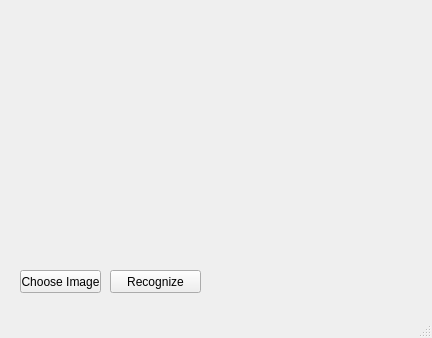
<?xml version="1.0" encoding="UTF-8"?>
<ui version="4.0">
 <class>MainWindow</class>
 <widget class="QMainWindow" name="MainWindow">
  <property name="geometry">
   <rect>
    <x>0</x>
    <y>0</y>
    <width>432</width>
    <height>338</height>
   </rect>
  </property>
  <property name="windowTitle">
   <string>MainWindow</string>
  </property>
  <widget class="QWidget" name="centralwidget">
   <widget class="QLabel" name="Image">
    <property name="geometry">
     <rect>
      <x>10</x>
      <y>10</y>
      <width>411</width>
      <height>251</height>
     </rect>
    </property>
    <property name="text">
     <string/>
    </property>
    <property name="scaledContents">
     <bool>true</bool>
    </property>
   </widget>
   <widget class="QPushButton" name="pushButton">
    <property name="geometry">
     <rect>
      <x>20</x>
      <y>270</y>
      <width>81</width>
      <height>23</height>
     </rect>
    </property>
    <property name="text">
     <string>Choose Image</string>
    </property>
   </widget>
   <widget class="QPushButton" name="pushButton_2">
    <property name="geometry">
     <rect>
      <x>110</x>
      <y>270</y>
      <width>91</width>
      <height>23</height>
     </rect>
    </property>
    <property name="text">
     <string>Recognize</string>
    </property>
   </widget>
   <widget class="QLabel" name="label">
    <property name="geometry">
     <rect>
      <x>230</x>
      <y>270</y>
      <width>121</width>
      <height>21</height>
     </rect>
    </property>
    <property name="text">
     <string/>
    </property>
   </widget>
  </widget>
  <widget class="QMenuBar" name="menubar">
   <property name="geometry">
    <rect>
     <x>0</x>
     <y>0</y>
     <width>432</width>
     <height>21</height>
    </rect>
   </property>
  </widget>
  <widget class="QStatusBar" name="statusbar"/>
 </widget>
 <resources/>
 <connections/>
</ui>
